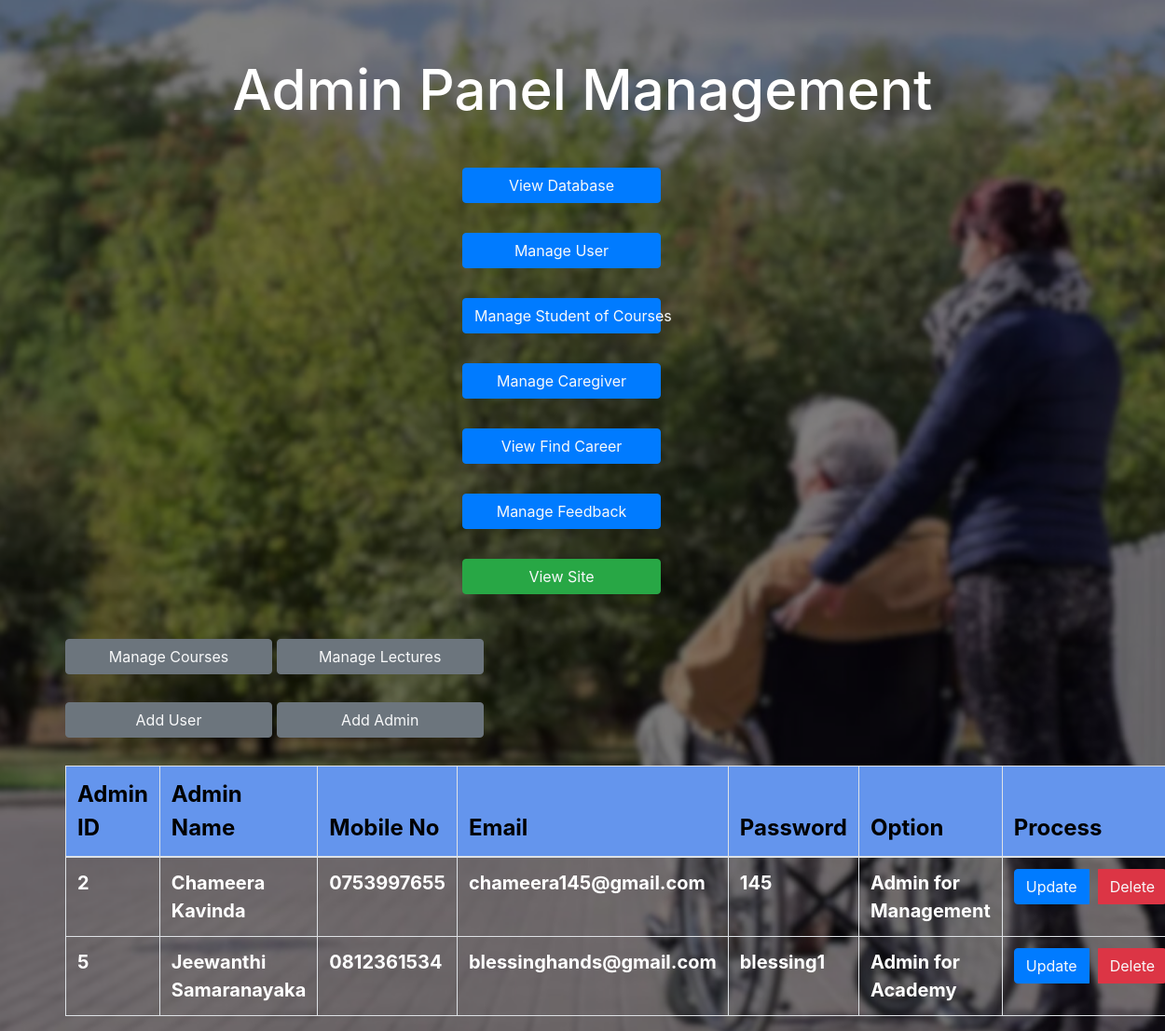
/AdminDashboard.php, run on the app's committed database.
### tables this page shows
CREATE TABLE `adminregisterform` (
  `id` int(11) NOT NULL,
  `Admin_Name` varchar(255) NOT NULL,
  `Admin_Phone_Number` varchar(20) NOT NULL,
  `Admin_Email` varchar(30) NOT NULL,
  `Admin_Password` varchar(20) NOT NULL,
  `admin_option` varchar(255) NOT NULL
);

### AdminDashboard.php (the view, shortened to what this page needs)
<?php
include 'db.php';
?>
<!DOCTYPE html>
<html lang="en">
<head>
    <link rel="stylesheet" href="https://cdn.jsdelivr.net/npm/bootstrap@4.0.0/dist/css/bootstrap.min.css">
</head>
<body><br><br>
    <h2 style="text-align: center; font-size: 60px;">Admin Panel Management</h2>
    <div class="container">
        <div class="btn-group-custom my-5">
            <button class="btn btn-primary btn-custom"><a href="http://localhost/phpmyadmin/" class="text-light">View Database</a></button>
            <button class="btn btn-primary btn-custom"><a href="http://localhost/phpmyadmin/index.php?route=/sql&pos=0&db=lecture_panel_db&table=registerform" class="text-light">Manage User</a></button>
            <button class="btn btn-primary btn-custom"><a href="http://localhost/phpmyadmin/index.php?route=/sql&pos=0&db=lecture_panel_db&table=registrations" class="text-light">Manage Student of Courses</a></button>
            <button class="btn btn-primary btn-custom"><a href="http://localhost/phpmyadmin/index.php?route=/sql&pos=0&db=lecture_panel_db&table=caregivers" class="text-light">Manage Caregiver</a></button>
            <button class="btn btn-primary btn-custom"><a href="http://localhost/phpmyadmin/index.php?route=/sql&pos=0&db=lecture_panel_db&table=findcareerform" class="text-light">View Find Career</a></button>
            <button class="btn btn-primary btn-custom"><a href="https://docs.google.com/spreadsheets/d/1lQJ1_jkM-SZ8p_yj4Kdyg865ZaHCTkMf-TcznUfawQU/edit?gid=0#gid=0" class="text-light">Manage Feedback</a></button>
           <button class="btn btn-success btn-custom"><a href="home.php" class="text-light">View   Site</a></button>
        </div>
        <button class="btn btn-secondary btn-custom"><a href="http://localhost/phpmyadmin/index.php?route=/sql&pos=0&db=lecture_panel_db&table=courses" class="text-light">Manage Courses</a></button>
        <button class="btn btn-secondary btn-custom"><a href="http://localhost/phpmyadmin/index.php?route=/sql&pos=0&db=lecture_panel_db&table=lecturers" class="text-light">Manage Lectures</a></button>
<br>
       <br> <button class="btn btn-secondary btn-custom"><a href="Register.php" class="text-light">Add User</a></button>
        <button class="btn btn-secondary btn-custom"><a href="Adminregister.php" class="text-light">Add Admin</a></button>
       <br><br> <table class="table table-bordered">
            <thead>
                <tr>
                    <th scope="col" style="color: black; font-size: 24px; font-weight: bold; background-color: cornflowerblue;">Admin ID</th>
                    <th scope="col" style="color: black; font-size: 24px; font-weight: bold; background-color: cornflowerblue;">Admin Name</th>
                    <th scope="col" style="color: black; font-size: 24px; font-weight: bold; background-color: cornflowerblue;">Mobile No</th>
                    <th scope="col" style="color: black; font-size: 24px; font-weight: bold; background-color: cornflowerblue;">Email</th>
                    <th scope="col" style="color: black; font-size: 24px; font-weight: bold; background-color: cornflowerblue;">Password</th>
                    <th scope="col" style="color: black; font-size: 24px; font-weight: bold; background-color: cornflowerblue;">Option</th>
                    <th scope="col" style="color: black; font-size: 24px; font-weight: bold; background-color: cornflowerblue;">Process</th>
                </tr>
            </thead>
            <tbody>
                <?php
                $sql = "SELECT * FROM adminRegisterForm";
                $result = mysqli_query($db, $sql);
                if ($result) {
                    while ($row = mysqli_fetch_assoc($result)) {
                        $id = $row['id'];
                        $Admin_Name = $row['Admin_Name'];
                        $Admin_Phone_Number = $row['Admin_Phone_Number'];
                        $Admin_Email = $row['Admin_Email'];
                        $Admin_Password = $row['Admin_Password'];
                        $admin_option = $row['admin_option'];
                        echo '<tr>
                                <th scope="row">' . $id . '</th>
                                <td>' . $Admin_Name . '</td>
                                <td>' . $Admin_Phone_Number . '</td>
                                <td>' . $Admin_Email . '</td>
                                <td>' . $Admin_Password . '</td>
                                <td>' . $admin_option . '</td>
                                <td>
                                    <div class="btn-group" role="group">
                                        <button class="btn btn-primary" style="margin-right: 10px;">
                                         <a href="UpdateAdmin.php?updateid=' . $id . '" class="text-light">Update</a>
                                        </button>
                                        <button class="btn btn-danger">
                                         <a href="RemoveAdmin.php?deleteid=' . $id . '" class="text-light">Delete</a>
                                        </button>
                                    </div>
                                </td>
                              </tr>';
                    }
                }
                ?>
            </tbody>
        </table>
    </div>
</body>
</html>

### AdminDashboard.php (style rules this page uses)
body { color: white; font-size: 20px; font-weight: bold; background: linear-gradient(to top, rgba(0,0,0,0.5) 50%, rgba(0,0,0,0.5) 50%), url(img/adpan.png); background-position: center; background-size: cover; }
.btn-group-custom { display: flex; flex-direction: column; gap: 10px; padding-right: 45px; align-items: center; justify-content: center; gap:2rem; }
.btn-custom { width: 20%; text-align: center; }

### data on the page
adminregisterform: id "2", Admin_Name "Chameera Kavinda", Admin_Phone_Number "0753997655", Admin_Email "chameera145@gmail.com", Admin_Password "145", admin_option "Admin for Management"
adminregisterform: id "5", Admin_Name "Jeewanthi Samaranayaka", Admin_Phone_Number "0812361534", Admin_Email "blessinghands@gmail.com", Admin_Password "blessing1", admin_option "Admin for Academy"
